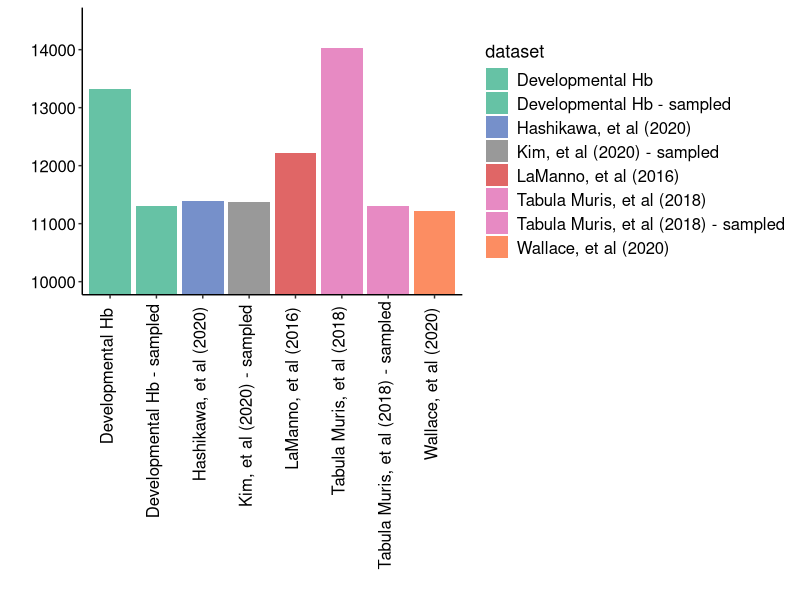

Source code (R): (Note: this script raises an error after producing the figure.)
##### plotting the number of genes used in each MAGMA analysis #####
# author: Juliska E Boer
# date: 25 Nov 2020

#load packages
setwd("E:/")
library(ggplot2)

#create dataframe with all (sampled) datasets
genes_used <- data.frame(c("Developmental Hb", "Developmental Hb - sampled", "Hashikawa, et al (2020)", "Wallace, et al (2020)", "Tabula Muris, et al (2018)",
                        "Tabula Muris, et al (2018) - sampled", "Kim, et al (2020) - sampled", "LaManno, et al (2016)"), 
                      c(13330, 11304, 11392, 11216, 14033, 11304, 11381, 12214)) 
colnames(genes_used) <- c("dataset", "genes")

#plot
ggplot(genes_used, aes(y=genes, x=dataset, fill=dataset)) + geom_bar(position="dodge", stat="identity") +
  theme(axis.text.x = element_text(angle=90, hjust=0.95,vjust=0.2, color="black", size=12),
        axis.text.y = element_text(color="black", size=12),
        axis.title = element_text(size=14),
        panel.grid.major = element_blank(), panel.grid.minor = element_blank(),
        panel.background = element_blank(), axis.line = element_line(colour = "black"),
        strip.text = element_text(face="bold", size=14),
        legend.text = element_text(size=12, color="black"),
        legend.title = element_text(size=13, color="black")) + xlab("") + ylab("") + coord_cartesian(ylim=c(10000, 14500)) +
  scale_fill_manual(values = c("#66c2a5", "#66c2a5", "#7690ca", "#999999", "#e06666", "#e78ac3", "#e78ac3", "#fc8d62")) +
  ggsave("figures/MAGMA/GenesInMAGMA.pdf")


#create dataframe with all (sampled datasets) except Kim, et al (2020) and La Manno, et al (2016)
genes_used <- data.frame(c("Developmental Hb", "Developmental Hb - sampled", "Hashikawa, et al (2020)", "Wallace, et al (2020)", "Tabula Muris, et al (2018)",
                           "Tabula Muris, et al (2018) - sampled"), 
                         c(13330, 11304, 11392, 11216, 14033, 11304)) 
colnames(genes_used) <- c("dataset", "genes")

ggplot(genes_used, aes(y=genes, x=dataset, fill=dataset)) + geom_bar(position="dodge", stat="identity") +
  theme(axis.text.x = element_text(angle=90, hjust=0.95,vjust=0.2, color="black", size=12),
        axis.text.y = element_text(color="black", size=12),
        axis.title = element_text(size=14),
        panel.grid.major = element_blank(), panel.grid.minor = element_blank(),
        panel.background = element_blank(), axis.line = element_line(colour = "black"),
        strip.text = element_text(face="bold", size=14),
        legend.text = element_text(size=12, color="black"),
        legend.title = element_text(size=13, color="black")) + xlab("") + ylab("") + coord_cartesian(ylim=c(10000, 14500)) +
  scale_fill_manual(values = c("#66c2a5", "#66c2a5", "#7690ca", "#e78ac3", "#e78ac3", "#fc8d62")) +
  ggsave("figures/MAGMA/GenesInMAGMA-noKimManno.pdf")
